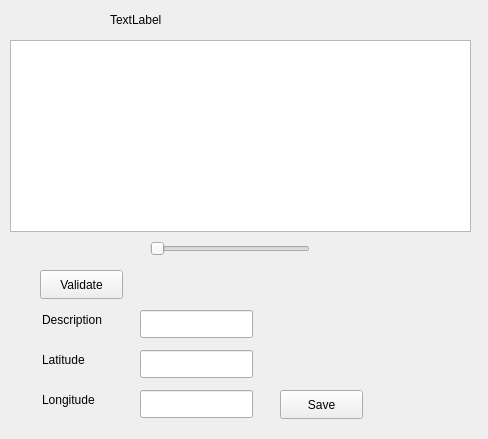
<?xml version="1.0" encoding="UTF-8"?>
<ui version="4.0">
 <class>DriverGUI</class>
 <widget class="QWidget" name="DriverGUI">
  <property name="geometry">
   <rect>
    <x>0</x>
    <y>0</y>
    <width>488</width>
    <height>439</height>
   </rect>
  </property>
  <property name="windowTitle">
   <string>DriverGUI</string>
  </property>
  <widget class="QLabel" name="label">
   <property name="geometry">
    <rect>
     <x>110</x>
     <y>10</y>
     <width>291</width>
     <height>20</height>
    </rect>
   </property>
   <property name="text">
    <string>TextLabel</string>
   </property>
  </widget>
  <widget class="QLineEdit" name="lineEdit">
   <property name="geometry">
    <rect>
     <x>140</x>
     <y>310</y>
     <width>113</width>
     <height>28</height>
    </rect>
   </property>
  </widget>
  <widget class="QPushButton" name="pushButton">
   <property name="geometry">
    <rect>
     <x>40</x>
     <y>270</y>
     <width>83</width>
     <height>29</height>
    </rect>
   </property>
   <property name="text">
    <string>Validate</string>
   </property>
  </widget>
  <widget class="QPushButton" name="pushButton_2">
   <property name="geometry">
    <rect>
     <x>280</x>
     <y>390</y>
     <width>83</width>
     <height>29</height>
    </rect>
   </property>
   <property name="text">
    <string>Save</string>
   </property>
  </widget>
  <widget class="QSlider" name="horizontalSlider">
   <property name="geometry">
    <rect>
     <x>150</x>
     <y>240</y>
     <width>160</width>
     <height>18</height>
    </rect>
   </property>
   <property name="orientation">
    <enum>Qt::Horizontal</enum>
   </property>
  </widget>
  <widget class="QLineEdit" name="lineEdit_2">
   <property name="geometry">
    <rect>
     <x>140</x>
     <y>350</y>
     <width>113</width>
     <height>28</height>
    </rect>
   </property>
  </widget>
  <widget class="QLineEdit" name="lineEdit_3">
   <property name="geometry">
    <rect>
     <x>140</x>
     <y>390</y>
     <width>113</width>
     <height>28</height>
    </rect>
   </property>
  </widget>
  <widget class="QLabel" name="label_2">
   <property name="geometry">
    <rect>
     <x>42</x>
     <y>310</y>
     <width>81</width>
     <height>20</height>
    </rect>
   </property>
   <property name="text">
    <string>Description</string>
   </property>
  </widget>
  <widget class="QLabel" name="label_3">
   <property name="geometry">
    <rect>
     <x>42</x>
     <y>350</y>
     <width>81</width>
     <height>20</height>
    </rect>
   </property>
   <property name="text">
    <string>Latitude</string>
   </property>
  </widget>
  <widget class="QLabel" name="label_4">
   <property name="geometry">
    <rect>
     <x>42</x>
     <y>390</y>
     <width>81</width>
     <height>20</height>
    </rect>
   </property>
   <property name="text">
    <string>Longitude</string>
   </property>
  </widget>
  <widget class="QListWidget" name="listWidget">
   <property name="geometry">
    <rect>
     <x>10</x>
     <y>40</y>
     <width>461</width>
     <height>192</height>
    </rect>
   </property>
  </widget>
 </widget>
 <resources/>
 <connections/>
</ui>
